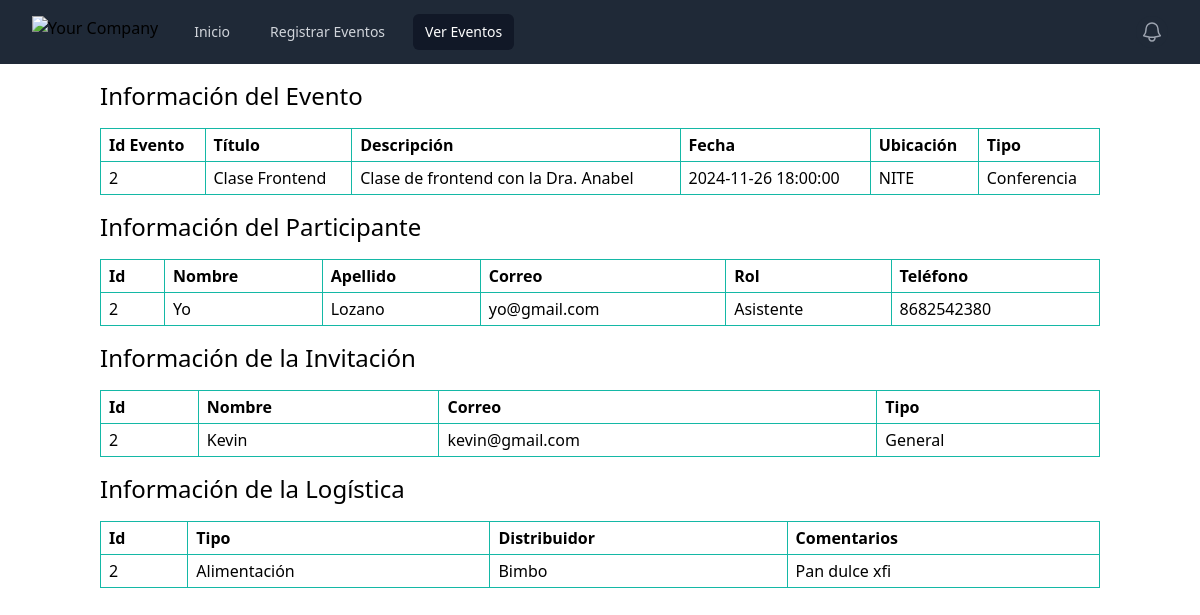
Screenshot of /evento/2 with the database file from the repository.
### tables this page shows
CREATE TABLE events(
    eventId INTEGER PRIMARY KEY AUTOINCREMENT,
    title VARCHAR(40) NOT NULL UNIQUE,
    description VARCHAR(160) NOT NULL NOT NULL,
    dateTime TIMESTAMP NOT NULL,
    location VARCHAR(40) NOT NULL,
    type VARCHAR(40) NOT NULL
  );

CREATE TABLE participants(
    participandId INTEGER PRIMARY KEY AUTOINCREMENT,
    name VARCHAR(40) NOT NULL,
    lastname VARCHAR(40) NOT NULL,
    email VARCHAR(40) NOT NULL,
    role VARCHAR(40) NOT NULL,
    phone INTEGER NOT NULL,
    eventId INTEGER,
    FOREIGN KEY(eventId) REFERENCES events(eventId)
  );

CREATE TABLE invitations(
    invitationId INTEGER PRIMARY KEY AUTOINCREMENT,
    name VARCHAR(40) NOT NULL,
    email VARCHAR(40) NOT NULL,
    type VARCHAR(40) NOT NULL,
    eventId INTEGER,
    FOREIGN KEY(eventId) REFERENCES events(eventId)
  );

CREATE TABLE logistic(
    logisticId INTEGER PRIMARY KEY AUTOINCREMENT,
    type VARCHAR(40) NOT NULL,
    distribuitor VARCHAR(40) NOT NULL,
    comments VARCHAR(160) NOT NULL,
    eventId INTEGER,
    FOREIGN KEY(eventId) REFERENCES events(eventId)
  );

### app.py (the view)
@app.route('/evento/<id>')
def evento(id):
  connection = sqlite3.connect(database_path)
  cursor = connection.cursor()
  event_id = cursor.execute(f'SELECT eventId FROM events where eventId=?', (id,)).fetchone()
  if event_id:
    event_id = event_id[0]
    event = cursor.execute(f'SELECT eventId, title, description, dateTime, location, type FROM events where eventId=?', (event_id,)).fetchone()
    participants = cursor.execute(f'SELECT participandId, name, lastname, email, role, phone, eventId FROM participants where eventId=?', (event_id,)).fetchall()
    invitations = cursor.execute(f'SELECT invitationId, name, email, type, eventId FROM invitations where eventId=?', (event_id,)).fetchall()
    logistics = cursor.execute(f'SELECT logisticId, type, distribuitor, comments, eventId FROM logistic where eventId=?', (event_id,)).fetchall()
    event_list = [
      {'id': event[0], 'title': event[1], 'description': event[2], 'dateTime': event[3], 'location': event[4], 'type': event[5]}
    ]
    participant_list = [
      {'id': participant[0], 'name': participant[1], 'lastname': participant[2], 'email': participant[3], 'role': participant[4], 'phone': participant[5]}
      for participant in participants
    ]
    invitation_list = [
      {'id': invitation[0], 'name': invitation[1], 'email': invitation[2], 'type': invitation[3]}
      for invitation in invitations
    ]
    logistic_list = [
      {'id': logistic[0], 'type': logistic[1], 'distribuitor': logistic[2], 'comments': logistic[3]}
      for logistic in logistics
    ]
    return render_template('evento.html', events=event_list, participants=participant_list, invitations=invitation_list, logistics=logistic_list)
  else:
    return f'Error 404 :c'

### templates/evento.html (shortened to what this page needs)
{% extends 'index.html' %}
{% block nav_items %}
  <a href="{{ url_for('index') }}" class="nav-link">Inicio</a>
  <a href="{{ url_for('registrar_evento') }}" class="nav-link">Registrar Eventos</a>
  <a href="{{ url_for('ver_eventos') }}" class="selected-nav-link" aria-current="page">Ver Eventos</a>
{% endblock %}
{% block body %}
<div class="w-full">
  {% if events %}
  <div class="w-10/12 mx-auto my-2">
    <h2 class="text-2xl">Información del Evento</h2>
  </div>
    <table class="w-10/12 mx-auto my-4">
      <tbody>
        <tr>
          <th class="w-auto px-2 py-1 border-teal-500 border items-center text-start">Id Evento</th>
          <th class="w-auto px-2 py-1 border-teal-500 border items-center text-start">Título</th>
          <th class="w-auto px-2 py-1 border-teal-500 border items-center text-start">Descripción</th>
          <th class="w-auto px-2 py-1 border-teal-500 border items-center text-start">Fecha</th>
          <th class="w-auto px-2 py-1 border-teal-500 border items-center text-start">Ubicación</th>
          <th class="w-auto px-2 py-1 border-teal-500 border items-center text-start">Tipo</th>
        </tr>
      {% for event in events %}
        <tr>
          <td class="w-auto px-2 py-1 border-teal-500 border items-center text-start">{{ event['id'] }}</td>
          <td class="w-auto px-2 py-1 border-teal-500 border items-center text-start">{{ event['title'] }}</td>
          <td class="w-auto px-2 py-1 border-teal-500 border items-center text-start">{{ event['description'] }}</td>
          <td class="w-auto px-2 py-1 border-teal-500 border items-center text-start">{{ event['dateTime'] }}
          </td>
          <td class="w-auto px-2 py-1 border-teal-500 border items-center text-start">{{ event['location'] }}
          </td>
          <td class="w-auto px-2 py-1 border-teal-500 border items-center text-start">{{ event['type'] }}
          </td>
        </tr>
      {% endfor %}
      </tbody>
    </table>
  {% endif %}
  {% if participants %}
  <div class="w-10/12 mx-auto my-2">
    <h2 class="text-2xl">Información del Participante</h2>
  </div>
    <table class="w-10/12 mx-auto my-4">
      <tbody>
        <tr>
          <th class="w-auto px-2 py-1 border-teal-500 border items-center text-start">Id</th>
          <th class="w-auto px-2 py-1 border-teal-500 border items-center text-start">Nombre</th>
          <th class="w-auto px-2 py-1 border-teal-500 border items-center text-start">Apellido</th>
          <th class="w-auto px-2 py-1 border-teal-500 border items-center text-start">Correo</th>
          <th class="w-auto px-2 py-1 border-teal-500 border items-center text-start">Rol</th>
          <th class="w-auto px-2 py-1 border-teal-500 border items-center text-start">Teléfono</th>
        </tr>
      {% for participant in participants %}
        <tr>
          <td class="w-auto px-2 py-1 border-teal-500 border items-center text-start">{{ participant['id'] }}</td>
          <td class="w-auto px-2 py-1 border-teal-500 border items-center text-start">{{ participant['name'] }}</td>
          <td class="w-auto px-2 py-1 border-teal-500 border items-center text-start">{{ participant['lastname'] }}</td>
          <td class="w-auto px-2 py-1 border-teal-500 border items-center text-start">{{ participant['email'] }}</td>
          <td class="w-auto px-2 py-1 border-teal-500 border items-center text-start">{{ participant['role'] }}</td>
          <td class="w-auto px-2 py-1 border-teal-500 border items-center text-start">{{ participant['phone'] }}</td>
        </tr>
      {% endfor %}
      </tbody>
    </table>
  {% endif %}
  {% if invitations %}
  <div class="w-10/12 mx-auto my-2">
    <h2 class="text-2xl">Información de la Invitación</h2>
  </div>
    <table class="w-10/12 mx-auto my-4">
      <tbody>
        <tr>
          <th class="w-auto px-2 py-1 border-teal-500 border items-center text-start">Id</th>
          <th class="w-auto px-2 py-1 border-teal-500 border items-center text-start">Nombre</th>
          <th class="w-auto px-2 py-1 border-teal-500 border items-center text-start">Correo</th>
          <th class="w-auto px-2 py-1 border-teal-500 border items-center text-start">Tipo</th>
        </tr>
      {% for invitation in invitations %}
        <tr>
          <td class="w-auto px-2 py-1 border-teal-500 border items-center text-start">{{ invitation['id'] }}</td>
          <td class="w-auto px-2 py-1 border-teal-500 border items-center text-start">{{ invitation['name'] }}</td>
          <td class="w-auto px-2 py-1 border-teal-500 border items-center text-start">{{ invitation['email'] }}</td>
          <td class="w-auto px-2 py-1 border-teal-500 border items-center text-start">{{ invitation['type'] }}</td>
        </tr>
      {% endfor %}
      </tbody>
    </table>
  {% endif %}
  {% if logistics %}
  <div class="w-10/12 mx-auto my-2">
    <h2 class="text-2xl">Información de la Logística</h2>
  </div>
    <table class="w-10/12 mx-auto my-4">
      <tbody>
        <tr>
          <th class="w-auto px-2 py-1 border-teal-500 border items-center text-start">Id</th>
          <th class="w-auto px-2 py-1 border-teal-500 border items-center text-start">Tipo</th>
          <th class="w-auto px-2 py-1 border-teal-500 border items-center text-start">Distribuidor</th>
          <th class="w-auto px-2 py-1 border-teal-500 border items-center text-start">Comentarios</th>
        </tr>
      {% for logistic in logistics %}
        <tr>
          <td class="w-auto px-2 py-1 border-teal-500 border items-center text-start">{{ logistic['id'] }}</td>
          <td class="w-auto px-2 py-1 border-teal-500 border items-center text-start">{{ logistic['type'] }}</td>
          <td class="w-auto px-2 py-1 border-teal-500 border items-center text-start">{{ logistic['distribuitor'] }}</td>
          <td class="w-auto px-2 py-1 border-teal-500 border items-center text-start">{{ logistic['comments'] }}</td>
        </tr>
      {% endfor %}
      </tbody>
    </table>
  {% endif %}
</div>
{% endblock %}

### static/styles.css (style rules this page uses)
* { margin: 0; padding: 0; }

### rows the page displays
events: id "2", title "Clase Frontend", description "Clase de frontend con la Dra. Anabel", dateTime "2024-11-26 18:00:00", location "NITE", type "Conferencia"
participants: id "2", name "Yo", lastname "Lozano", email "yo@gmail.com", role "Asistente", phone "8682542380"
invitations: id "2", name "Kevin", email "kevin@gmail.com", type "General"
logistic: id "2", type "Alimentación", distribuitor "Bimbo", comments "Pan dulce xfi"
